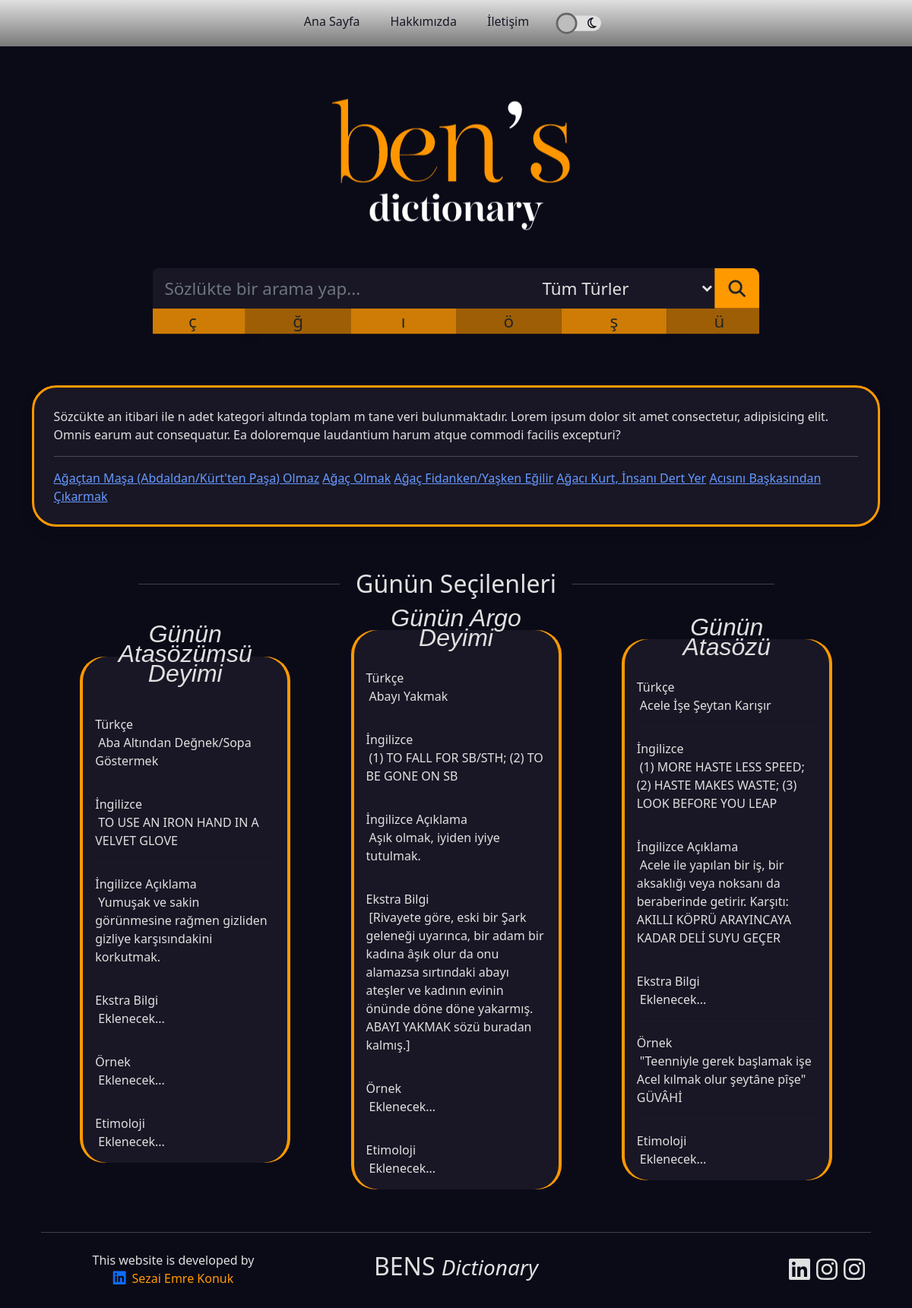
Before: / with the older database file.
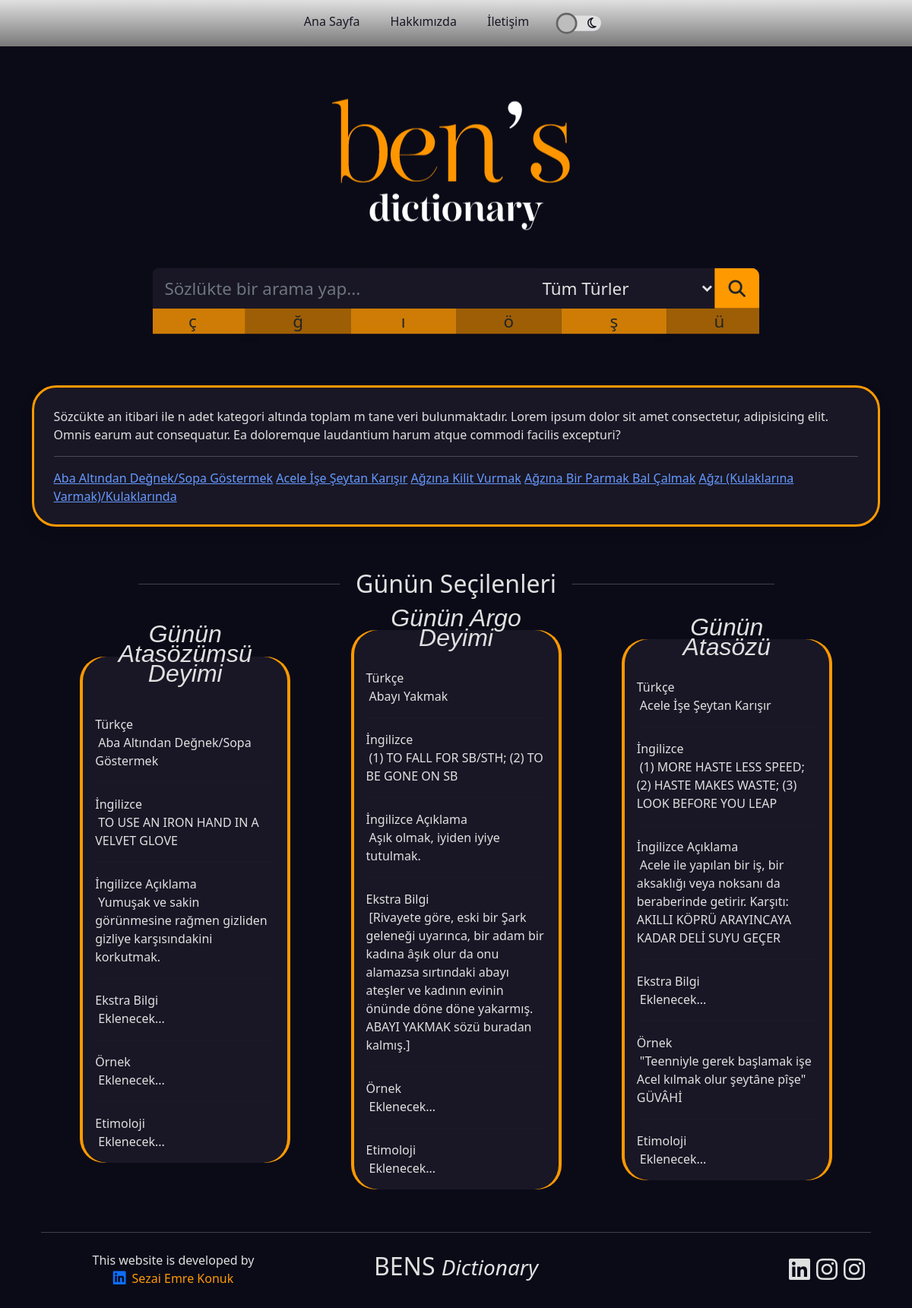
After: the same page with the newer database file.
### dictionary/models.py (models this page shows, shortened)
class Structure(models.Model):
    structureType = models.ForeignKey(typeOf, on_delete=models.CASCADE, null=True)
    turkish = models.CharField(max_length=200)
    english = models.CharField(max_length=200)
    description = models.TextField()
    extraInformation = models.CharField(max_length=200, blank=True, null=True)
    example = models.TextField(blank=True, null=True)
    etymology = models.TextField(blank=True, null=True)
    original = models.ForeignKey(comesFrom, null=True, blank=True, on_delete=models.CASCADE)
    last_searched = models.DateTimeField(auto_now=False, blank=True, null=True)
    search_count = models.IntegerField(default=0)
    slug = models.SlugField(max_length=200, unique=True, null=True, blank=True)

### dictionary/views.py (the view)
# urls.py: path('', views.index, name="index"),
def index(request):
    return render(request, 'dictionary/index.html',
                  {'recent': recents.get_recent_searched_posts(5), 'allIdioms': Structure.objects.all(),
                   'idiomOfDay': Structure.objects.get(id=1), 'proverbOfDay': Structure.objects.get(id=2),
                   'itwds': Structure.objects.get(id=3)})

### dictionary/models.py (called while the page is built)
    def __str__(self):
        return self.type

### dictionary/recents.py (called while the page is built)
def get_recent_searched_posts(limit=10):
    posts = Structure.objects.order_by('last_searched')[::-1]
    results = [{'title': post.turkish, 'search_count': post.search_count, 'slug': post.slug} for post in posts][:limit]
    return results

### dictionary/templates/dictionary/index.html (shortened to what this page needs)
{% extends 'base.html' %}
{% load static %}
{% block content %}
    <div class="container">
        <div class="logo-container position-relative">
          <img src="" alt="Logo" class="logo-index position-absolute" id="logo-index">
        </div>
        <form method="POST" action="{% url 'search' %}" id="searchBox" class="justify-content-center">
            <div class="row justify-content-md-center mt-5 text-center">
                <div class="col-md-6 px-0 shadow">
                  <div class="resizable-form">
                    <div class="px-0">
                        <div class="input-group">
                            <input type="text" id="search-input" name="search-input" class="theme-text theme-bg-color form-control no-round no-outline no-border top-left-round" placeholder="Sözlükte bir arama yap...">
                            <select name="search-type" id="search-type" class="ps-2 pe-1 no-round no-outline theme-text no-border theme-bg-color" style="">
                                <option value="Tüm Türler" selected class="">Tüm Türler</option>
                            </select>
                            <span class="input-group-btn">
                                <button class="btn btn-default theme-orange no-round top-right-round" type="submit"><i class="fa-solid fa-magnifying-glass"></i></button>
                            </span>
                        </div>
                      </div>
                      <div class="row rounded-bottom">
                          <div class="col-2" id="specialChars" data-text="ç">ç</div>
                          <div class="col-2" id="specialChars" data-text="ğ">ğ</div>
                          <div class="col-2" id="specialChars" data-text="ı">ı</div>
                          <div class="col-2" id="specialChars" data-text="ö">ö</div>
                          <div class="col-2" id="specialChars" data-text="ş">ş</div>
                          <div class="col-2" id="specialChars" data-text="ü">ü</div>
                      </div>
                    </div>
                </div>
            </div>
          </form>
        <section id="infoBox" style="margin-top: 5rem; margin-bottom: 3rem;" class="shadow">
            <div class="infoDiv theme-text">
                <div class=>
                    Sözcükte an itibari ile n adet kategori altında toplam m tane veri bulunmaktadır. Lorem ipsum dolor sit amet consectetur, adipisicing elit. Omnis earum aut consequatur. Ea doloremque laudantium harum atque commodi facilis excepturi?
                </div>
                <hr>
                <div style="margin-top: 1rem;">
                    {% for recentItem in recent %}
                        <a href="{% url 'slugSearch' recentItem.slug %}" class="theme-light-blue">{{ recentItem.title }}</a>
                    {% endfor %}
                </div>
            </div>
        </section>
        <div id="latest-added" class="position-relative w-100 up-scale">
            <span class="position-absolute theme-text latest-added-text text-center">Günün Seçilenleri</span>
        </div>
        <div class="row justify-content-evenly align-items-center" style="margin-top: 8rem;">
            <div class="col-8 col-sm-5 col-md-4 col-xl-3 p-1">
                {% include 'dictionary/partials/_idiomOfDay.html' with searchResult=idiomOfDay %}
            </div>
            <div class="col-8 col-sm-5 col-md-4 col-xl-3 p-1">
                {% include 'dictionary/partials/_idiomOfDay.html' with searchResult=proverbOfDay %}
            </div>
            <div class="col-8 col-sm-5 col-md-4 col-xl-3 p-1">
                {% include 'dictionary/partials/_idiomOfDay.html' with searchResult=itwds %}
            </div>
        </div>
{% endblock content %}

### dictionary/templates/dictionary/partials/_idiomOfDay.html
<div class="theme-orange-to-gray-gradient hyper-round">
    <div class="theme-bg-white m-1 hyper-round position-relative">
        <div class="over-content-header theme-text text-center"><em>
            Günün
            {% if searchResult.structureType|stringformat:'s' == "Deyim"  %}
            Deyimi
            {% elif searchResult.structureType|stringformat:'s' == "Atasözü" %}
            Atasözü
            {% elif searchResult.structureType|stringformat:'s' == "Argo deyim" %}
            Argo Deyimi
            {% else %}
            Atasözümsü Deyimi
            {% endif %}
        </em></div>
        <div class="px-3 pb-3 pt-0 mt-0">
            <span class="theme-text">Türkçe</span><br>
            <span class="p-1 theme-text">{{ searchResult.turkish }}</span>
            <hr class="text-center">
            <span class="theme-text">İngilizce</span><br>
            <span class="p-1 theme-text">{{ searchResult.english }}</span>
            <hr class="text-center">
            <span class="theme-text">İngilizce Açıklama</span><br>
            <span class="p-1 theme-text">{{ searchResult.description }}</span>
            <hr class="text-center">
            <span class="theme-text">Ekstra Bilgi</span><br>
            <span class="p-1 theme-text">{{ searchResult.extraInformation }}</span>
            <hr class="text-center">
            <span class="theme-text">Örnek</span><br>
            <span class="p-1 theme-text">{{ searchResult.example }}</span>
            <hr class="text-center">
            <span class="theme-text">Etimoloji</span><br>
            <span class="p-1 theme-text">{{ searchResult.etymology }}</span>
        </div>
    </div>
</div>

Changed rows visible on the page:
no longer on this page (row edited): Structure: title "Ağaçtan Maşa (Abdaldan/Kürt'ten Paşa) Olmaz"
no longer on this page (row edited): Structure: title "Ağaç Olmak"
no longer on this page (row edited): Structure: title "Ağaç Fidanken/Yaşken Eğilir"
no longer on this page (row edited): Structure: title "Ağacı Kurt, İnsanı Dert Yer"
no longer on this page (row edited): Structure: title "Acısını Başkasından Çıkarmak"
now on this page (row edited): Structure: title "Ağzına Kilit Vurmak"
now on this page (row edited): Structure: title "Ağzına Bir Parmak Bal Çalmak"
now on this page (row edited): Structure: title "Ağzı (Kulaklarına Varmak)/Kulaklarında"
Other visible differences:
new list line: "Aba Altından Değnek/Sopa Göstermek"
new list line: "Acele İşe Şeytan Karışır"
